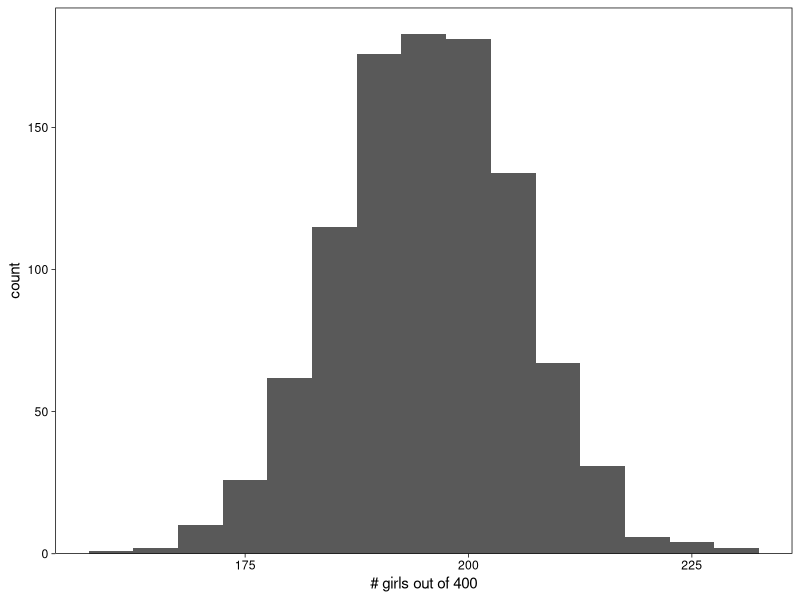

Generate this figure with R:
## ---- chunk 1
#| label: rbinom
#| fig.cap: Simulating 400 births
#| column: margin

set.seed(5)
# use set seed here because we want to get the same results every time we run the code

rbinom(n = 1, size = 400, prob = 0.488)

## ---- chunk 2
library(tidyverse)

# this is from Solomon Kurz's book, he avoids working with loops

set.seed(5)
# set the global plotting theme
theme_set(theme_linedraw() +
            theme(panel.grid = element_blank()))

# set the seed
set.seed(5)

# simulate
tibble(girls = rbinom(n = 1000, size = 400, prob = .488)) %>% 
  
  # plot
  ggplot(aes(x = girls)) +
  geom_histogram(binwidth = 5) +
  scale_x_continuous("# girls out of 400", breaks = 7:9 * 25) +
  scale_y_continuous(expand = expansion(mult = c(0, 0.05)))
## ---- chunk 3
set.seed(5)

tibble(z = rnorm(1e4, mean = 5, sd = 2)) %>% 
  summarise(mean   = mean(z),
            median = median(z),
            sd     = sd(z),
            mad_sd = mad(z))
